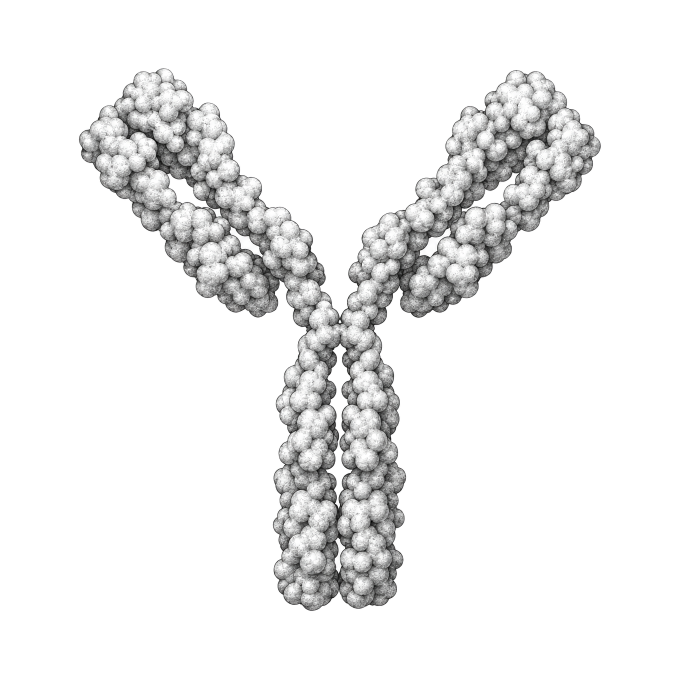
#> input picture images/antibody.png, 1360 x 1360 px (shown at 1/2 size)
$ python cutout.py ../images/antibody.png ../images/b_cell.png
#> lines starting #> are read from the running program, lines starting #| are printed output that depends on the picture; after the words box and inside, x2 and y2 are one past the last pixel; in counts of white or black regions, pixels touching at a corner belong together
# Makes clean cut-outs: removes the plain white background around a picture (only the white
# that is connected to the border, so white highlights inside the object stay solid).
# Usage: python3 tools/cutout.py in.png out.png
import sys
import numpy as np
from PIL import Image, ImageDraw, ImageFilter

src, dst = sys.argv[1], sys.argv[2]
im = Image.open(src).convert('RGB')
g = np.asarray(im.convert('L'))
mask = Image.fromarray(np.where(g > 238, 255, 0).astype(np.uint8)).copy()  # copy: fromarray images are read-only
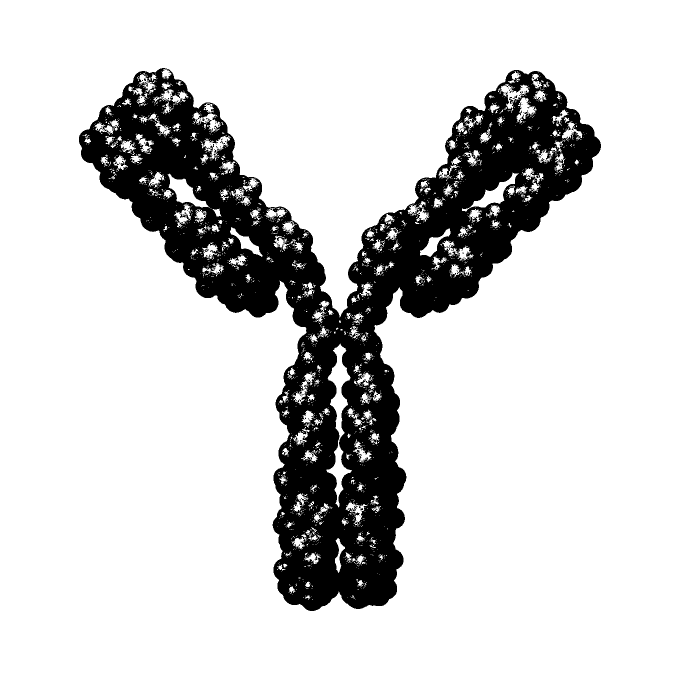
#> mask: PIL image 1360x1360 L (shown at 1/2 size); 82.7% white; 327 black regions (319 under 20 px), largest, box (x1, y1, x2, y2) and area: (158, 136, 1202, 1222) 319776, (288, 284, 299, 294) 57, (785, 457, 795, 466) 39
w, h = mask.size
#> w = 1360; h = 1360
for x in range(0, w, 8):
    for y in (0, h - 1):
        if mask.getpixel((x, y)) == 255:
            ImageDraw.floodfill(mask, (x, y), 128)
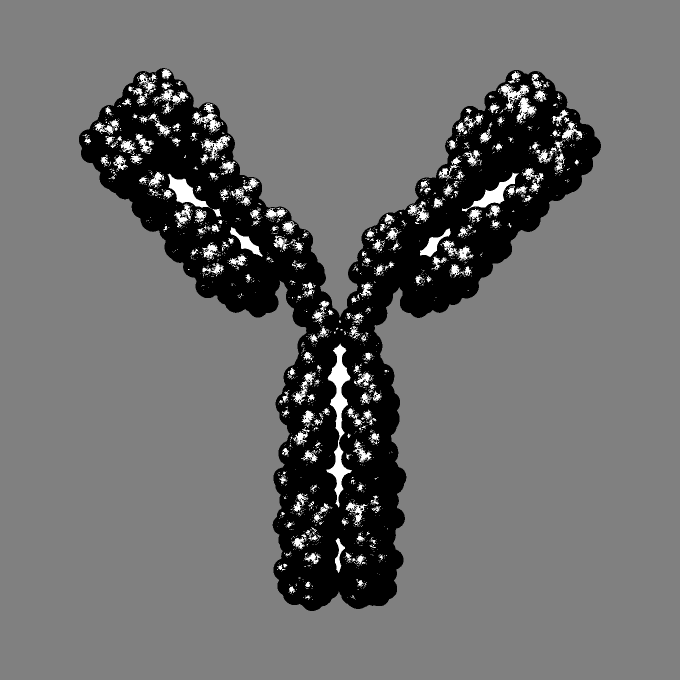
#> mask: PIL image 1360x1360 L (shown at 1/2 size); min 0, max 255, mean 109.8
for y in range(0, h, 8):
    for x in (0, w - 1):
        if mask.getpixel((x, y)) == 255:
            ImageDraw.floodfill(mask, (x, y), 128)
bg = np.asarray(mask) == 128
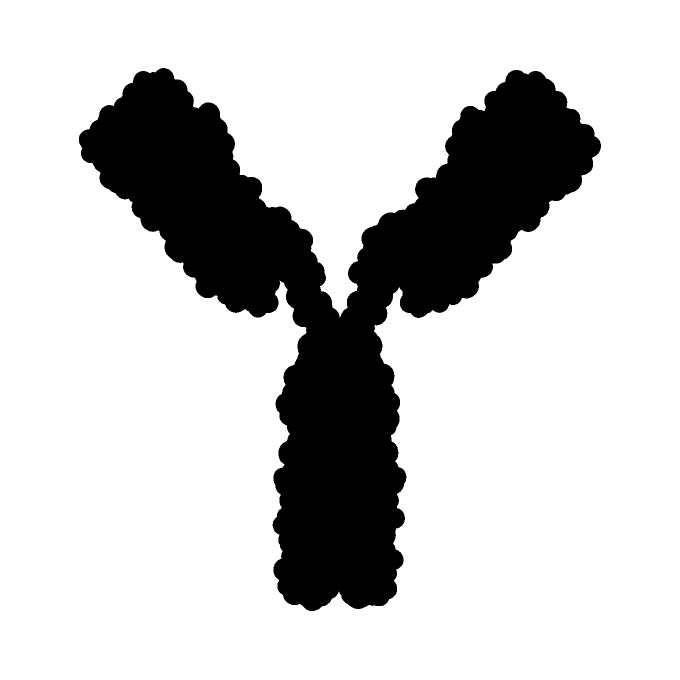
#> bg: shape (1360, 1360) bool (shown at 1/2 size); 79.5% white; 1 black region, box (x1, y1, x2, y2) and area: (158, 136, 1202, 1222) 379634
alpha = Image.fromarray(np.where(bg, 0, 255).astype(np.uint8)).filter(ImageFilter.GaussianBlur(1.2))
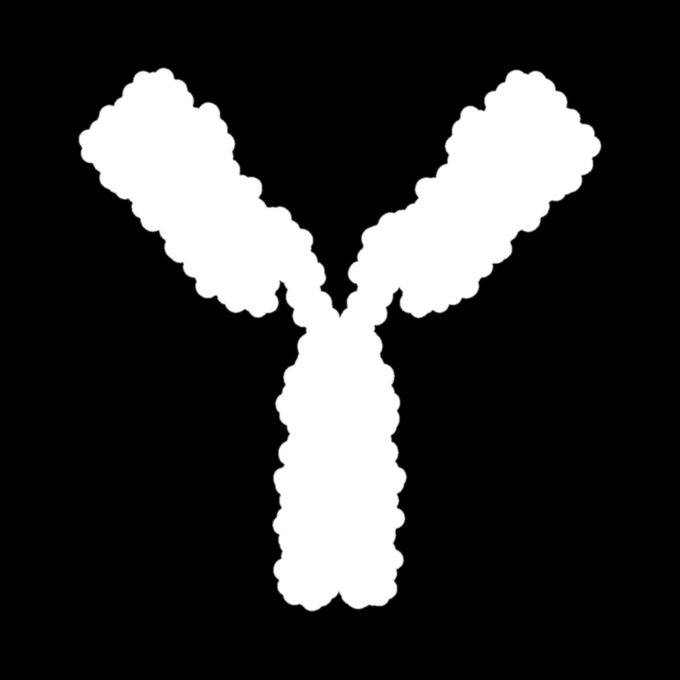
#> alpha: PIL image 1360x1360 L (shown at 1/2 size); min 0, max 255, mean 52.3
out = im.convert('RGBA')
out.putalpha(alpha)
out.save(dst)
print(dst, 'background removed:', round(bg.mean() * 100, 1), '%')
#| ../images/b_cell.png background removed: 79.5 %

$ run again, on images/bacterium.png
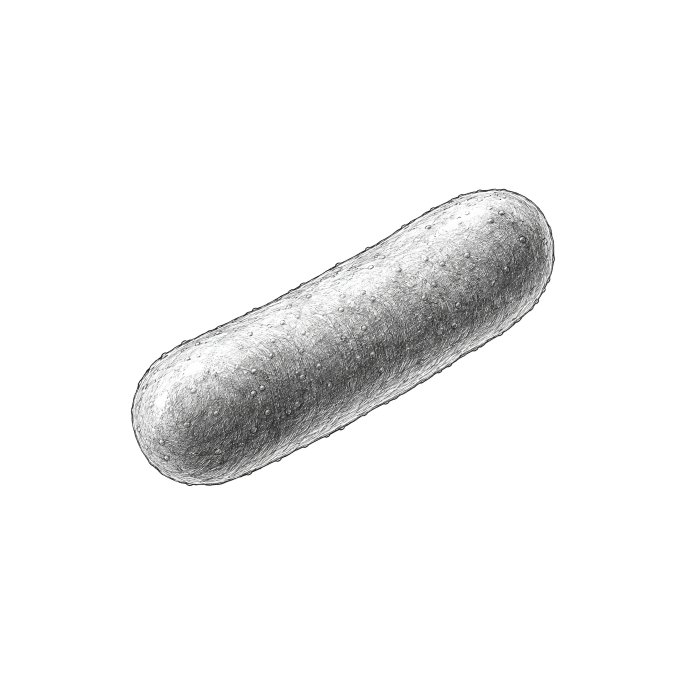
#> input picture images/bacterium.png, 1360 x 1360 px (shown at 1/2 size)
#> after the loop `for x in range(0, w, 8):`:
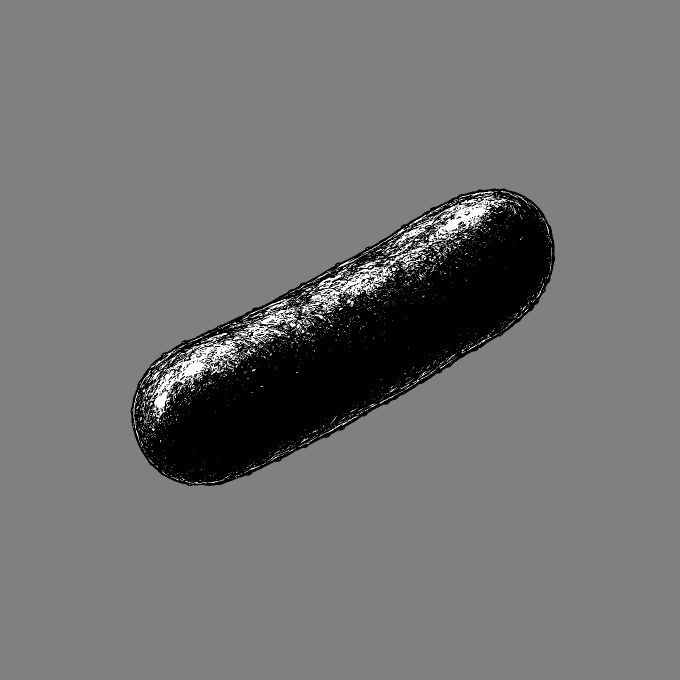
#> mask: PIL image 1360x1360 L (shown at 1/2 size); min 0, max 255, mean 115.4
#> bg: shape (1360, 1360) bool; 86.4% white; 1 black region, box (x1, y1, x2, y2) and area: (261, 377, 1110, 972) 250984
#> `alpha = Image.fromarray(np.where(bg, 0, 255).astype(np.uint8)).filter(..`:
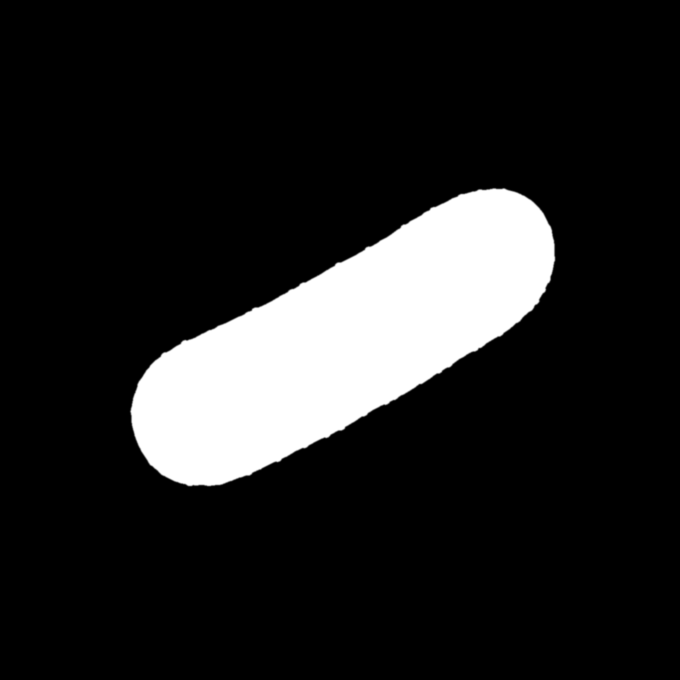
#> alpha: PIL image 1360x1360 L (shown at 1/2 size); min 0, max 255, mean 34.6
#| ../images/bacterium.png background removed: 86.4 %

$ run again, on images/body.png
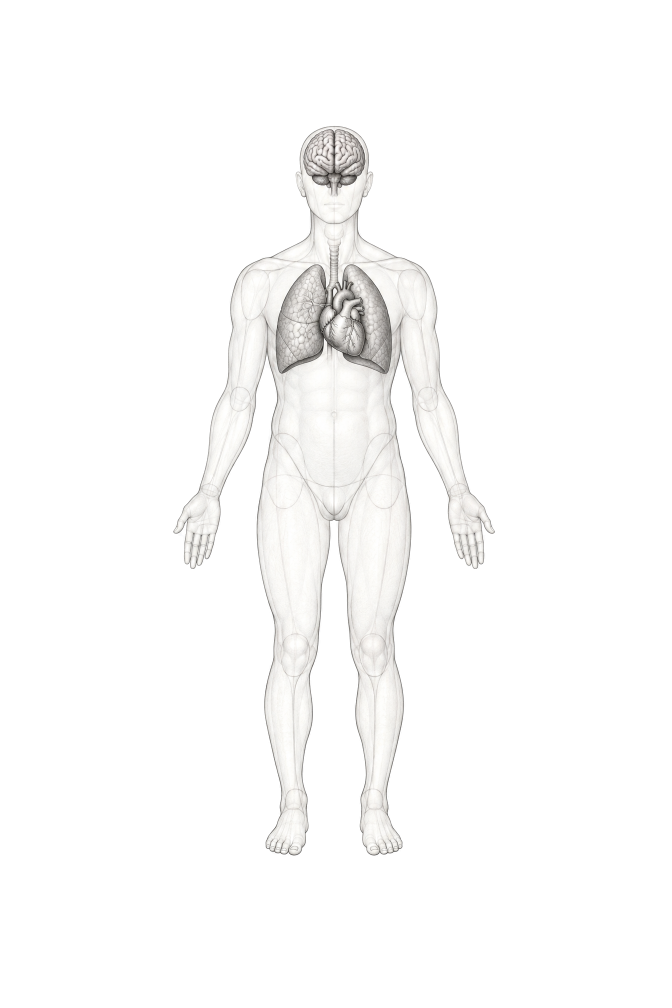
#> input picture images/body.png, 1344 x 2016 px (shown at 1/2 size)
#> after the loop `for x in range(0, w, 8):`:
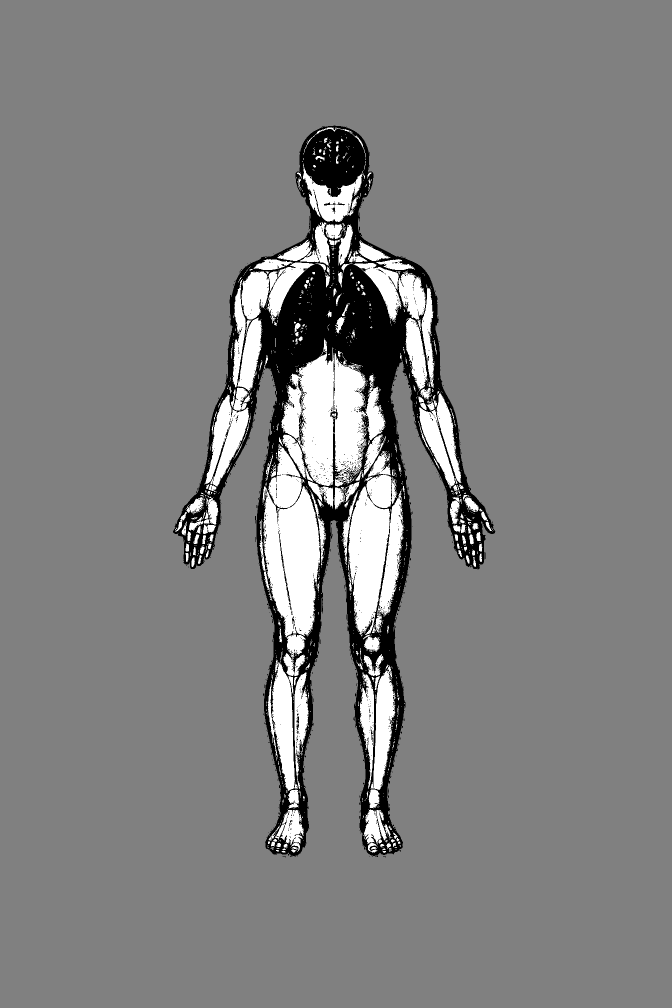
#> mask: PIL image 1344x2016 L (shown at 1/2 size); min 0, max 255, mean 128.7
#> bg: shape (2016, 1344) bool; 85.9% white; 211 black regions (208 under 20 px), largest, box (x1, y1, x2, y2) and area: (346, 251, 991, 1714) 379955, (510, 1032, 512, 1047) 23, (639, 1273, 641, 1288) 23
#> `alpha = Image.fromarray(np.where(bg, 0, 255).astype(np.uint8)).filter(..`:
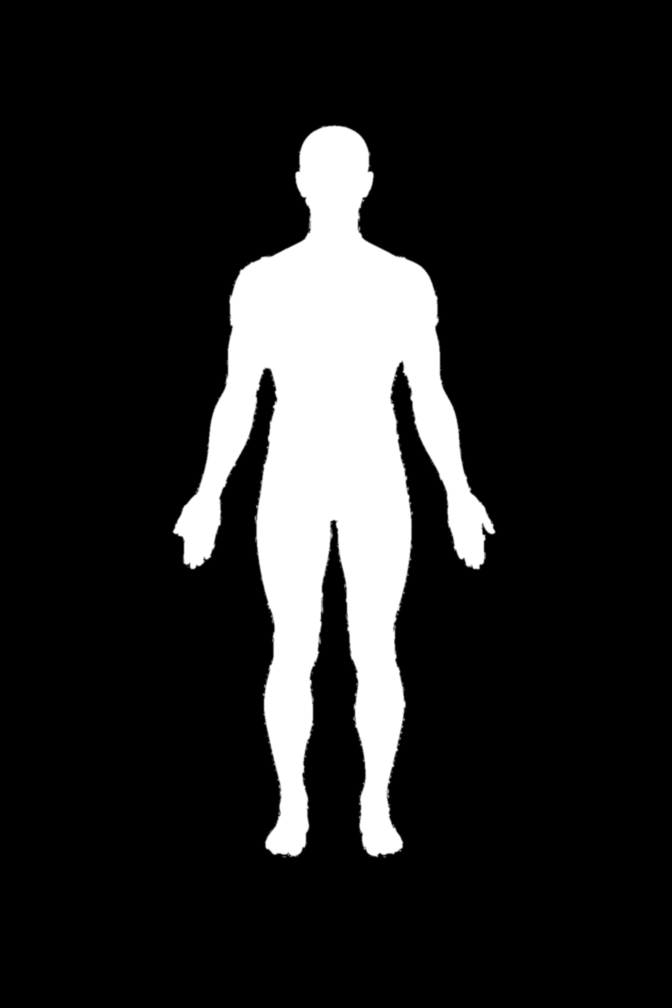
#> alpha: PIL image 1344x2016 L (shown at 1/2 size); min 0, max 255, mean 35.8
#| ../images/body.png background removed: 85.9 %

$ run again, on images/brain.png
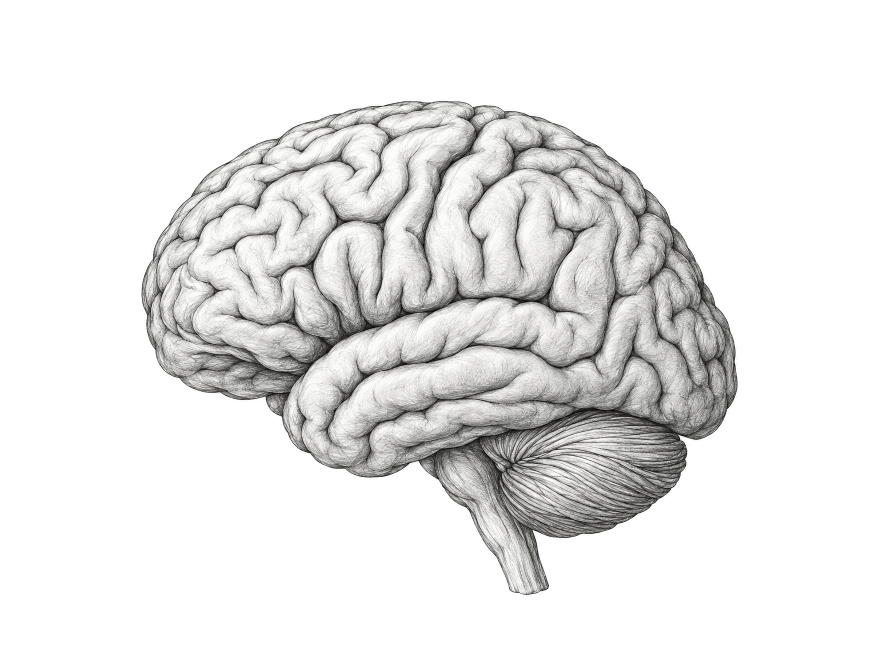
#> input picture images/brain.png, 1792 x 1344 px (shown at 1/2 size)
#> after the loop `for x in range(0, w, 8):`:
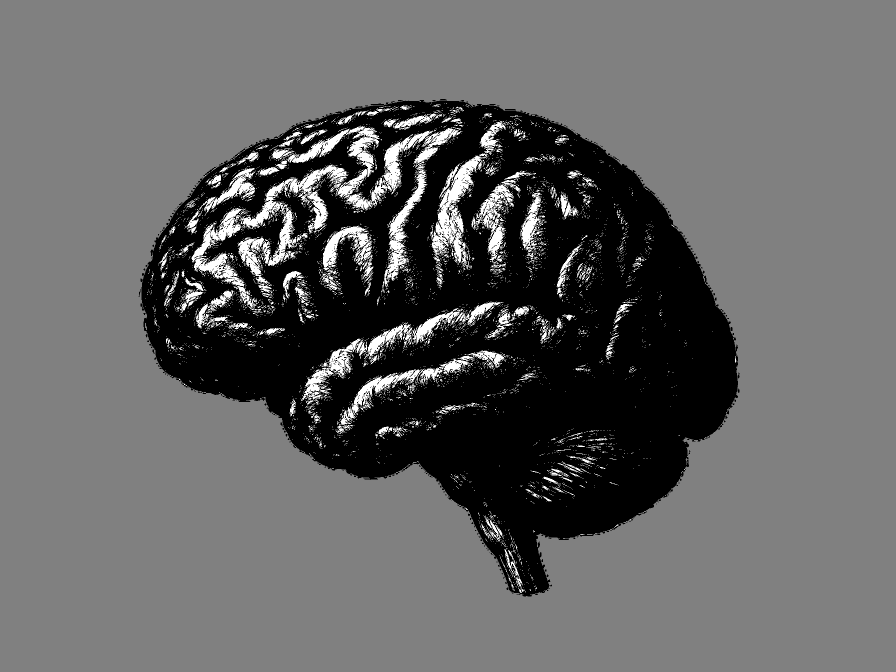
#> mask: PIL image 1792x1344 L (shown at 1/2 size); min 0, max 255, mean 99.5
#> bg: shape (1344, 1792) bool; 68.6% white; 90 black regions (85 under 20 px), largest, box (x1, y1, x2, y2) and area: (281, 200, 1479, 1193) 755297, (1009, 218, 1032, 221) 65, (1476, 745, 1479, 757) 25, (979, 208, 991, 210) 24, (880, 198, 893, 200) 23
#> `alpha = Image.fromarray(np.where(bg, 0, 255).astype(np.uint8)).filter(..`:
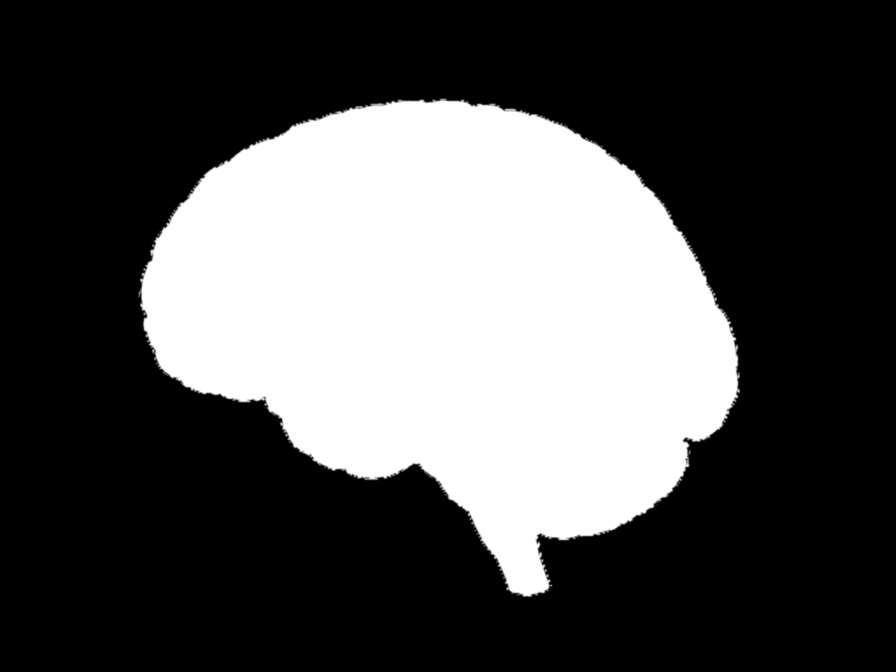
#> alpha: PIL image 1792x1344 L (shown at 1/2 size); min 0, max 255, mean 80
#| ../images/brain.png background removed: 68.6 %
